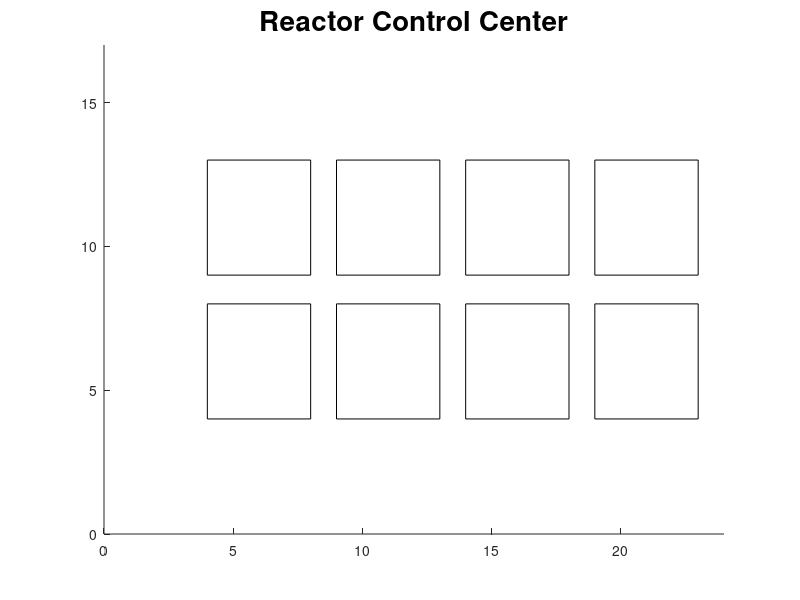

Source code (MATLAB):
# reactorControl

close

function clicked(varargin)
    mxy = get(gca, 'currentpoint');
    mx = round(mxy(1, 1) + .5); # Calculate integer X Coordinate
    my = 17 - floor(mxy(1, 2)); # Calculate Top-Down Y Coordinate

    TitleT = sprintf('X = %s Y = %s', num2str(mx), num2str(my));
    
    if(mx > 4 && mod(mx, 5) < 4 && my > 4 && my < 14 && mod(my, 5) < 4 )
        cell = floor(my / 5 - 1) * 4 + floor(mx / 5); # Cell Number
        cellStr = ['  ', num2str(cell)];
        TitleT = [TitleT, ' | Reactor', cellStr,' selected'];
        
        # Clear Highlighting and Highlight Selected Reactor.
        Rt = findall('-regexp', 'Tag', '\d');
        set(Rt(1:8), 'EdgeColor', 'k')
        set(Rt(1:8), 'linewidth', 1);
        pause(.1)
        set(findobj('Tag', num2str(cell)), 'EdgeColor', 'r', 'linewidth', 3)
    else
        Rt = findall('-regexp', 'Tag', '\d');
        set(Rt(1:8), 'EdgeColor', 'k')
        set(Rt(1:8), 'linewidth', 1);
        TitleT = [TitleT, ' | No Reactor selected'];    
    end
    disp(TitleT)
    set(get(gca, 'title'), 'string', TitleT, 'fontsize', 24, 'fontweight', 'bold')
end

#-------------------------------------------------------------------------------

figure()
axis();

set(gcf, 'Position', [2050, 600, 1020, 800])
pause(.2)
set(gcf, 'Position', [2050, 600, 1024, 840])

set(gca, 'xlim', [0, 24], 'ylim', [0, 17])
set(gca, 'buttondownfcn', @clicked)
title('Reactor Control Center', 'fontsize', 20, 'fontweight', 'bold')

tagnum = 1;
for r = 1:-1:0
    for c = 0:3
    rectangle('Position', [4 + c * 5, 4 + r * 5, 4, 4], 'Tag', num2str(tagnum))
    tagnum += 1;
    end
end
